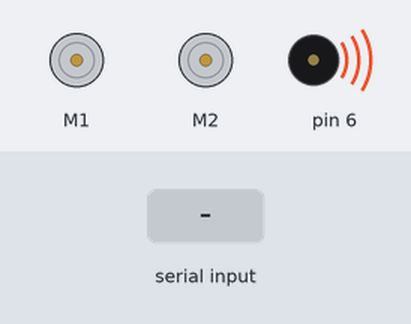
This sketch was run on a simulated Arduino Leonardo, built with avr-gcc and run on an emulated ATmega32U4. Shown: 2 × DC motor (green arrow = forward, orange = backward, longer = faster), buzzer (waves = sounding). The inputs (shaded band) are chosen by the test bench. What the sketch prints to the serial monitor is not drawn.

Above: at 0.1 s.
At 1.2 s:
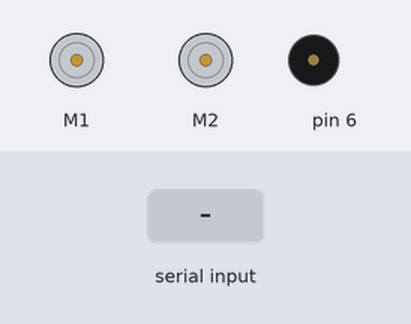
1.3 s: "k90\n" received over Serial
2.8 s: "s90\n" received over Serial
4.3 s: "w90\n" received over Serial
Timing chart, 0 to 7.3 s (numbered marks = the images above; inputs shaded):
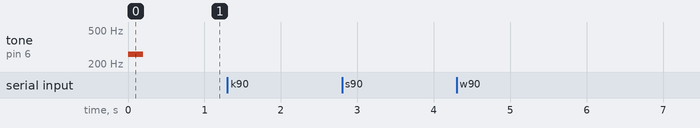

The sketch:

cascade_control.ino
```cpp
#include <Romi32U4.h>
#include "pid_control.h"
#include "circular_queue.h"
#include <math.h>

// k 600, 110000, 1, 500, 0, 0, 500, 100000, 0, 25

struct Position {
  double x;
  double y;
};

char cmd;
char line[200];
int delay_ms;
int16_t prev_counts_left;
int16_t prev_counts_right;

unsigned long prev_time_ms;
int tick_count;
int duration_in_ticks;
int tick_count_last_hb;
int halt_count_ticks;
long int kp_v, ki_v, kd_v;
long int kp_dist, ki_dist, kd_dist;
long int kp_yaw, ki_yaw, kd_yaw;
bool is_idle;
bool is_oriented;

PidControl left_v_pid;
PidControl right_v_pid;
PidControl dist_pid;
PidControl heading_pid;

double yaw;
Position origin;
Position dest;
CircularQueue<Position> wps_q;

double radToDeg(const double theta) {
  return (180.0*theta)/M_PI;
}

double degToRad(const double deg){
  return (deg/180.0) * M_PI;
}

double ticksToDistance(const double enc_ticks) {
  return (0.07*M_PI/1440.0)*enc_ticks;
}

double ticksToAngle(const double enc_ticks) {
  return ticksToDistance(enc_ticks)/0.14;
}

double distanceToTicks(const double d) {
  return (1440.0*d)/(0.07*M_PI);
}

double angleToTicks(const double theta_rad) {
  return distanceToTicks(0.07*theta_rad);
}

double distance(const Position& p1, const Position& p2) {
  const double dx = p1.x - p2.x;
  const double dy = p1.y - p2.y;
  return sqrt(dx*dx + dy*dy);
}

double headingDiff(const double yaw, const Position& src, const Position& dest) {
  const double dist = distance(dest, src);
  const Position dest_dir = {(dest.x-src.x)/dist, (dest.y-src.y)/dist};
  const Position head_dir = {cos(yaw), sin(yaw)};
  const double angle = acos((dest_dir.x*head_dir.x + dest_dir.y*head_dir.y));
  const double cross_prod = head_dir.x*dest_dir.y - head_dir.y*dest_dir.x;
  return (cross_prod < 0.0)?(-angle):angle;
}

float clamp(const float val, const float min_range, const float max_range) {
  return min(max(min_range, val), max_range);
}

char read() {
  char ch = '\n';
  if (Serial.available()) {
    ch = Serial.read();
  }
  return ch;
}

void readLine(char* line) {
  char ch;
  int length = 0;
  while ((ch = read()) != '\n') {
    if (ch == '\r') {
      continue;
    }
    line[length++] = ch;
  }
  line[length] = '\0';
}

void setGains() {
  readLine(line);
  sscanf(line, " %ld, %ld, %ld, %ld, %ld, %ld, %ld, %ld, %ld, %d", &kp_v,
            &ki_v, &kd_v,
            &kp_dist, &ki_dist, &kd_dist,
            &kp_yaw, &ki_yaw, &kd_yaw,
            &delay_ms);
  tick_count_last_hb = 0;
  halt_count_ticks = 1000/delay_ms;
  sprintf(line, "k: %ld, %ld, %ld, %ld, %ld, %ld, %ld, %ld, %ld, %d, %d, %lu\r\n",
              kp_v, ki_v, kd_v,
              kp_dist, ki_dist, kd_dist,
              kp_yaw, ki_yaw, kd_yaw,
              delay_ms, halt_count_ticks, millis());
  Serial.print(line);
  left_v_pid.setGains(static_cast<float>(kp_v)/1000.0f, static_cast<float>(ki_v)/1000.0f, static_cast<float>(kd_v)/1000.0f);
  right_v_pid.setGains(static_cast<float>(kp_v)/1000.0f, static_cast<float>(ki_v)/1000.0f, static_cast<float>(kd_v)/1000.0f);
  dist_pid.setGains(static_cast<float>(kp_dist)/1000.0f, static_cast<float>(ki_dist)/1000.0f, static_cast<float>(kd_dist)/1000.0f);
  heading_pid.setGains(static_cast<float>(kp_yaw)/1000.0f, static_cast<float>(ki_yaw)/1000.0f, static_cast<float>(kd_yaw)/1000.0f);
  reset();
}

void getStatus() {
  tick_count_last_hb = 0;
  sprintf(line, "s: %lf, %lf, %lf, %lu, %d, %d\r\n", origin.x, origin.y, yaw, prev_time_ms, (int)wps_q.isFull(), (int)is_idle);
  Serial.print(line);
}

void wayPoint() {
  int x, y;
  Position pos;
  readLine(line);
  sscanf(line, " %d, %d", &x, &y);
  pos.x = static_cast<double>(x)/1000.0;
  pos.y = static_cast<double>(y)/1000.0;
  wps_q.push(pos);
  sprintf(line, "w: %lf, %lf, %lu\r\n", pos.x, pos.y, millis());
  Serial.print(line);
}

void reset() {
  readLine(line);
  long int tx = 0, ty = 0, tt = 0;
  sscanf(line, " %ld, %ld, %ld\r\n", &tx, &ty, &tt);

  origin.x = static_cast<double>(tx) / 1000.0;
  origin.y = static_cast<double>(ty) / 1000.0;
  yaw = static_cast<double>(tt) / 180.0 * M_PI;

  wps_q.clear();

  dest = origin;
  is_idle = true;
  is_oriented = true;
  Romi32U4Motors::setSpeeds(0, 0);
  left_v_pid.setTarget(0.0f);
  right_v_pid.setTarget(0.0f);
  dist_pid.setTarget(0.0f);
  heading_pid.setTarget(0.0f);
}

int16_t velocity(const int16_t curr_count, const int16_t prev_count) {
  const uint16_t curr_sign = ((uint16_t)curr_count) & 0x8000;
  const uint16_t prev_sign = ((uint16_t)prev_count) & 0x8000;
  const int16_t diff = (curr_sign == prev_sign)?(curr_count - prev_count):(((uint16_t)curr_count) - prev_count);
  return diff;
}

void setup() {
  Romi32U4Buzzer::playNote(NOTE_C(4), 200, 15);
  Serial.begin(115200);
  while (!Serial);
  Serial.print("Romi robot...\r\n");
  delay_ms = 10;
  prev_counts_left = 0;
  prev_counts_right = 0;
  prev_time_ms = 0;
  tick_count_last_hb = 0;
  tick_count = 0;
  duration_in_ticks = 0;
  left_v_pid.setTarget(0.0f);
  right_v_pid.setTarget(0.0f);
  Romi32U4Encoders::init();
  reset();
}

void loop() {
  cmd = read();
  switch (cmd) {
    case 'k':
      setGains();
      break;
    case 's':
      getStatus();
      break;
    case 'w':
      wayPoint();
      break;
    case 'r':
      reset();
      break;
  }
  unsigned long curr_time_ms = millis();
  unsigned long diff_ms = curr_time_ms - prev_time_ms;
  if (diff_ms < delay_ms) {
    return;
  }
  prev_time_ms = curr_time_ms;

  ++tick_count;
  ++tick_count_last_hb;
  /*if (tick_count_last_hb > halt_count_ticks) {
    left_v_pid.setTarget(0.0f);
    right_v_pid.setTarget(0.0f);
    Romi32U4Motors::setSpeeds(0, 0);
    return;
  }*/

  float dt = ((float)diff_ms)/1000.0f;
  const double dist = distance(dest, origin);
  if (abs(dist) < 0.003) {//50 ticks in meters?
    if (wps_q.isEmpty()) {
      is_idle = true;
      Romi32U4Motors::setSpeeds(0, 0);
      return;
    } else {
      wps_q.front(dest);
      wps_q.pop();
      is_idle = false;
      is_oriented = false;
    }
  }
  //calculate velocity in tick/sampling time
  int16_t counts_left = Romi32U4Encoders::getCountsLeft();
  int16_t counts_right = Romi32U4Encoders::getCountsRight();
  int16_t v_left = velocity(counts_left, prev_counts_left);
  int16_t v_right = velocity(counts_right, prev_counts_right);
  float v = (static_cast<float>(v_left) + static_cast<float>(v_right)) / 2.0f;

  double vel = ticksToDistance(v);

  //integrate velocity
  origin.x += vel * cos(yaw);
  origin.y += vel * sin(yaw);

  //set yaw
  yaw += ticksToAngle(v_left-v_right);

  // Run cascade PID distance, angle PID and set the velocity set points
  int16_t tv_l = 0, tv_r = 0, tv_dist = 0, tv_angle = 0, dist_error = 0;
  double heading_error = headingDiff(yaw, origin, dest);
  dist_error = distanceToTicks(dist);
  tv_dist = static_cast<int16_t>(dist_pid.process(dist_error, dt, -15.0f, 15.0f));//dist error, sampling time, and bounds
  tv_angle = static_cast<int16_t>(heading_pid.process(heading_error, dt, -10.0f, 10.0f));

  //display update messages, display as x, y, yaw, target_angle
  //sprintf(line, "%lf, %lf, %lf, %lf, %lf, %lf, %lf, %d, %d\r\n", origin.x, origin.y, dest.x, dest.y, yaw, heading_error, dist_error, tv_dist, tv_angle);
  //Serial.print(line);


  if(!is_oriented){ //if it isn't oriented
    //correct till < 5 deg, then set is_oriented to true
    tv_l = tv_angle;
    tv_r = - tv_angle;
    if(abs(heading_error) < degToRad(5)){
      is_oriented = true;
    }
  }
  else if(abs(heading_error) < degToRad(10)){ //if heading error < 10 deg, clamp to small values
    if(dist > 0.03) {//going forwards and turning
      tv_angle = static_cast<int16_t>(heading_pid.process(heading_error, dt, -10.0f, 10.0f) * 0.1);
      tv_l = tv_dist + tv_angle;
      tv_r = tv_dist - tv_angle;
      //Serial.print("here1\r\n");
    }
    else { //when dist < 3cm, refuse to turn
      tv_l = tv_dist;
      tv_r = tv_dist;
      //Serial.print("here2\r\n");
    }
  }
  else { //if angle heading error > 5 deg, stop and adjust to < 2 deg
    is_oriented = false;
  }
  //only rot, only set tv_l = tv_angle, etc.

  left_v_pid.setTarget(static_cast<float>(tv_l));
  right_v_pid.setTarget(static_cast<float>(tv_r));

  prev_counts_left = counts_left;
  prev_counts_right = counts_right;
  int16_t pwm_left = static_cast<int16_t>(left_v_pid.process(static_cast<float>(v_left), dt, -300, 300));
  int16_t pwm_right = static_cast<int16_t>(right_v_pid.process(static_cast<float>(v_right), dt, -300, 300));
  Romi32U4Motors::setSpeeds(-pwm_left, -pwm_right);
  //sprintf(line, "PWMs: %d, %d\r\n", -pwm_left, -pwm_right);
  //Serial.print(line);
}
```

circular_queue.h
```cpp
#pragma once

template <typename T>
class CircularQueue {
public:
	static constexpr size_t SIZE = 4;

	CircularQueue() {
		clear();
	};

	bool isEmpty() const {
		return front_ == rear_;
	}

	bool isFull() const {
		return ((rear_ + 1) % ARRAY_SIZE) == front_;
	}

	void front(T& d) {
		d = data[front_];
	}

	void pop() {
		front_ = (front_ + 1) % ARRAY_SIZE;
	}

	void push(const T& d) {
		data[rear_] = d;
		rear_ = (rear_ + 1) % ARRAY_SIZE;
	}

	void clear() {
		front_ = rear_ = 0;
	}

private:
	int rear_;
	int front_;
	static constexpr size_t ARRAY_SIZE = (SIZE + 1);
	T data[ARRAY_SIZE];
};
```

pid_control.h
```cpp
#pragma once

class PidControl {
public:
  PidControl();

  float process(const float v, const float dt, const float min_range, const float max_range);

  void setTarget(const float _t);
  void setGains(const float kp, const float ki, const float kd);

  float target() const { return t; }
  float integralError() const { return sum_error; }

private:
  void clear();

  float Kp;
  float Ki;
  float Kd;

  float t;
  float sum_error;
  float prev_error;
};
```

pid_control.ino
```cpp
#include "pid_control.h"

PidControl::PidControl()
  : t(0.0f) {
  setGains(0.0f, 0.0f, 0.0f);
}

float PidControl::process(const float v, const float dt, const float min_range, const float max_range) {
  const float error = t - v;
  float der_error = (error - prev_error)/dt;
  prev_error = error;
  sum_error += (error*dt);
  float out = (Kp*error) + (Ki*sum_error) + (Kd*der_error);
  if (out < min_range) {
    out = min_range;
    sum_error -= (error*dt);
  } else if (out > max_range) {
    out = max_range;
    sum_error -= (error*dt);
  }
  return -out;
}

void PidControl::clear() {
  sum_error = 0.0f;
  prev_error = 0.0f;
}

void PidControl::setTarget(const float target) {
  t = target;
}

void PidControl::setGains(const float kp, const float ki, const float kd) {
  Kp = kp;
  Ki = ki;
  Kd = kd;
  clear();
}
```

Measured:
- after the input at 1.3 s, every drawn part: stays the same
- after the input at 2.8 s, every drawn part: stays the same
- after the input at 4.3 s, every drawn part: stays the same
